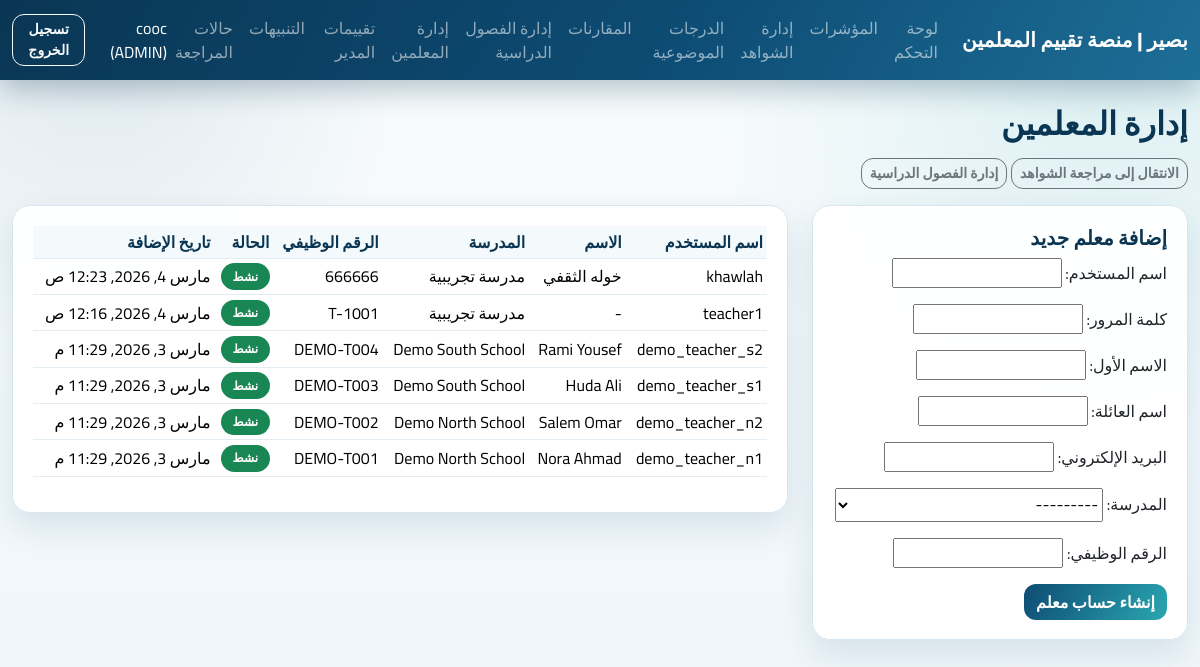
Screenshot of /teachers/manage/ (signed in) with the database file from the repository.
### apps/accounts/models.py (models this page shows)
class User(AbstractUser):
    class Role(models.TextChoices):
        TEACHER = "TEACHER", "Teacher"
        LEADER = "LEADER", "Leader"
        ADMIN = "ADMIN", "Admin"
    role = models.CharField(max_length=16, choices=Role.choices, default=Role.TEACHER)
    school = models.ForeignKey("schools.School", null=True, blank=True, on_delete=models.SET_NULL)
    class Meta:
        indexes = [models.Index(fields=["role", "school"])]

### apps/teachers/models.py (models this page shows, shortened)
class Teacher(models.Model):
    user = models.OneToOneField("accounts.User", on_delete=models.CASCADE, related_name="teacher_profile")
    school = models.ForeignKey("schools.School", on_delete=models.PROTECT, related_name="teachers")
    employee_id = models.CharField(max_length=50, unique=True)
    is_active = models.BooleanField(default=True)
    created_at = models.DateTimeField(auto_now_add=True)
    class Meta:
        indexes = [models.Index(fields=["school", "employee_id"])]

### apps/schools/models.py (models this page shows)
class School(models.Model):
    code = models.CharField(max_length=20, unique=True)
    name = models.CharField(max_length=255)
    is_active = models.BooleanField(default=True)
    created_at = models.DateTimeField(auto_now_add=True)
    class Meta:
        indexes = [models.Index(fields=["code"])]
    def __str__(self) -> str:
        return f"{self.code} - {self.name}"

### apps/ui/views.py (the view)
# urls.py: path("teachers/manage/", views.teachers_manage_page, name="teachers-manage"),
@login_required
def teachers_manage_page(request: HttpRequest) -> HttpResponse:
    if not _require_roles(request.user, [User.Role.LEADER, User.Role.ADMIN]):
        messages.error(request, "إدارة المعلمين متاحة فقط للقادة أو المديرين.")
        return redirect("ui:dashboard")
    teachers = _by_role_teacher_scope(request.user).order_by("-created_at")
    if request.method == "POST":
        form = TeacherCreateForm(request.POST, user=request.user)
        if form.is_valid():
            data = form.cleaned_data
            with transaction.atomic():
                user = User.objects.create_user(
                    username=data["username"],
                    password=data["password"],
                    role=User.Role.TEACHER,
                    school=data["school"],
                    first_name=data["first_name"],
                    last_name=data["last_name"],
                    email=data["email"],
                    is_staff=False,
                    is_superuser=False,
                )
                teacher = Teacher.objects.create(
                    user=user,
                    school=data["school"],
                    employee_id=data["employee_id"],
                    is_active=True,
                )
                log_audit(
                    actor=request.user,
                    action="teacher.created",
                    entity_type="Teacher",
                    entity_id=str(teacher.id),
                    after={
                        "teacher_user_id": teacher.user_id,
                        "school_id": teacher.school_id,
                        "employee_id": teacher.employee_id,
                    },
                )
            messages.success(request, "تم إنشاء حساب المعلم بنجاح.")
            return redirect("ui:teachers-manage")
    else:
        form = TeacherCreateForm(user=request.user)
    return render(request, "ui/teachers_manage.html", {"form": form, "teachers": teachers})

### apps/ui/forms.py (shortened to what this page needs)
class TeacherCreateForm(forms.Form):
    username = forms.CharField(max_length=150, label="اسم المستخدم")
    password = forms.CharField(widget=forms.PasswordInput, label="كلمة المرور")
    first_name = forms.CharField(max_length=150, required=False, label="الاسم الأول")
    last_name = forms.CharField(max_length=150, required=False, label="اسم العائلة")
    email = forms.EmailField(required=False, label="البريد الإلكتروني")
    school = forms.ModelChoiceField(queryset=School.objects.none(), label="المدرسة")
    employee_id = forms.CharField(max_length=50, label="الرقم الوظيفي")
    def __init__(self, *args, **kwargs):
        self.user = kwargs.pop("user")
        super().__init__(*args, **kwargs)
        if self.user.role == self.user.Role.ADMIN:
            self.fields["school"].queryset = School.objects.filter(is_active=True).order_by("name")
        else:
            self.fields["school"].queryset = School.objects.filter(id=self.user.school_id, is_active=True)

### apps/ui/views.py (called while the page is built)
def _by_role_teacher_scope(user: User):
    qs = Teacher.objects.select_related("user", "school")
    if user.role == User.Role.ADMIN:
        return qs
    if user.role == User.Role.LEADER:
        return qs.filter(school=user.school)
    return qs.filter(user=user)

def _require_roles(user: User, allowed: list[str]) -> bool:
    return user.is_authenticated and user.role in allowed

### apps/ui/templates/ui/teachers_manage.html (shortened to what this page needs)
{% extends "ui/base.html" %}
{% block content %}
<h2 class="mb-3">إدارة المعلمين</h2>
<div class="mb-3">
  <a class="btn btn-outline-secondary btn-sm" href="{% url 'ui:evidences-admin' %}">الانتقال إلى مراجعة الشواهد</a>
  <a class="btn btn-outline-secondary btn-sm" href="{% url 'ui:semesters-manage' %}">إدارة الفصول الدراسية</a>
</div>
<div class="row g-4">
  <div class="col-lg-4">
    <div class="card">
      <div class="card-body">
        <h5>إضافة معلم جديد</h5>
        <form method="post">
          {{ form.as_p }}
          <button class="btn btn-primary" type="submit">إنشاء حساب معلم</button>
        </form>
      </div>
    </div>
  </div>
  <div class="col-lg-8">
    <div class="card">
      <div class="card-body">
        <div class="table-responsive">
          <table class="table table-sm align-middle">
            <thead>
              <tr>
                <th>اسم المستخدم</th>
                <th>الاسم</th>
                <th>المدرسة</th>
                <th>الرقم الوظيفي</th>
                <th>الحالة</th>
                <th>تاريخ الإضافة</th>
              </tr>
            </thead>
            <tbody>
              {% for teacher in teachers %}
                <tr>
                  <td>{{ teacher.user.username }}</td>
                  <td>{{ teacher.user.get_full_name|default:"-" }}</td>
                  <td>{{ teacher.school.name }}</td>
                  <td>{{ teacher.employee_id }}</td>
                  <td>
                    {% if teacher.is_active %}
                      <span class="badge text-bg-success">نشط</span>
                    {% else %}
                      <span class="badge text-bg-secondary">غير نشط</span>
                    {% endif %}
                  </td>
                  <td>{{ teacher.created_at }}</td>
                </tr>
              {% empty %}
                <tr><td colspan="6" class="text-muted">لا يوجد معلمون في النطاق الحالي.</td></tr>
              {% endfor %}
            </tbody>
          </table>
        </div>
      </div>
    </div>
  </div>
</div>
{% endblock %}

### apps/ui/templates/ui/base.html (shortened to what this page needs)
<!doctype html>
<html lang="ar" dir="rtl">
<head>
  <link href="https://cdn.jsdelivr.net/npm/bootstrap@5.3.3/dist/css/bootstrap.rtl.min.css" rel="stylesheet">
</head>
<body>
  <nav class="navbar navbar-expand-lg navbar-dark">
    <div class="container-fluid">
      <a class="navbar-brand" href="{% url 'ui:dashboard' %}">بصير | منصة تقييم المعلمين</a>
      <div class="collapse navbar-collapse show">
        <ul class="navbar-nav me-auto mb-2 mb-lg-0">
          <li class="nav-item"><a class="nav-link" href="{% url 'ui:dashboard' %}">لوحة التحكم</a></li>
          <li class="nav-item"><a class="nav-link" href="{% url 'ui:metrics' %}">المؤشرات</a></li>
          {% if request.user.role == 'LEADER' or request.user.role == 'ADMIN' %}
            <li class="nav-item"><a class="nav-link" href="{% url 'ui:evidences-admin' %}">إدارة الشواهد</a></li>
          {% endif %}
          <li class="nav-item"><a class="nav-link" href="{% url 'ui:objective-scores' %}">الدرجات الموضوعية</a></li>
          <li class="nav-item"><a class="nav-link" href="{% url 'ui:comparisons' %}">المقارنات</a></li>
          {% if request.user.role == 'LEADER' or request.user.role == 'ADMIN' %}
            <li class="nav-item"><a class="nav-link" href="{% url 'ui:semesters-manage' %}">إدارة الفصول الدراسية</a></li>
            <li class="nav-item"><a class="nav-link" href="{% url 'ui:teachers-manage' %}">إدارة المعلمين</a></li>
            <li class="nav-item"><a class="nav-link" href="{% url 'ui:evaluations' %}">تقييمات المدير</a></li>
            <li class="nav-item"><a class="nav-link" href="{% url 'ui:flags' %}">التنبيهات</a></li>
            <li class="nav-item"><a class="nav-link" href="{% url 'ui:cases' %}">حالات المراجعة</a></li>
          {% endif %}
        </ul>
        <span class="navbar-text text-white me-3">
          {{ request.user.username }} ({{ request.user.role }})
        </span>
        <form action="{% url 'ui:logout' %}" method="post">
          <button class="btn btn-outline-light btn-sm" type="submit">تسجيل الخروج</button>
        </form>
      </div>
    </div>
  </nav>
  <main class="container my-4">
    {% block content %}{% endblock %}
  </main>
</body>
</html>

### apps/ui/templates/ui/base.html (style rules this page uses)
:root { --brand-navy: #0d4b73; --brand-navy-deep: #0a3654; --brand-teal: #2aa7b0; --brand-teal-soft: #66cbd0; --ink: #163d56; --ink-soft: #5f7a8d; --surface: #ffffff; --surface-soft: #f4f9fb; --line: #d7e6ee; --shadow: 0 14px 32px rgba(13, 75, 115, 0.12); }
body { font-family: "Cairo", sans-serif; color: var(--ink); background: radial-gradient(circle at 92% 8%, rgba(42, 167, 176, 0.13), transparent 30%), radial-gradient(circle at 8% 4%, rgba(13, 75, 115, 0.1), transparent 24%), linear-gradient(180deg, #f9fcfd 0%, #eef5f9 100%); min-height: 100vh; }
h1, h2, h3, h4, h5, h6 { font-weight: 700; color: var(--brand-navy-deep); }
.navbar { background: linear-gradient(120deg, var(--brand-navy-deep), var(--brand-navy) 55%, #1d6e97); box-shadow: 0 10px 28px rgba(10, 54, 84, 0.28); }
.navbar-brand { font-weight: 800; letter-spacing: 0.2px; }
.navbar-nav .nav-link { border-radius: 10px; padding-inline: 10px; transition: background-color 0.2s ease, color 0.2s ease; }
main.container { max-width: 1280px; }
.card { border: 1px solid var(--line); border-radius: 18px; box-shadow: var(--shadow); background: rgba(255, 255, 255, 0.94); backdrop-filter: blur(2px); }
.card .card-body { padding: 1.2rem 1.25rem; }
.table { --bs-table-bg: transparent; --bs-table-border-color: #e2edf3; color: var(--ink); }
.table thead th { background: var(--surface-soft); color: var(--brand-navy-deep); border-bottom-width: 1px; font-weight: 700; }
.btn { border-radius: 12px; font-weight: 700; box-shadow: none; }
.btn-primary { border: none; background: linear-gradient(120deg, var(--brand-navy), var(--brand-teal)); }
.badge { border-radius: 999px; padding: 0.46rem 0.72rem; font-weight: 700; }

### rows the page displays
User: user.username "cooc", user.role "ADMIN"
Teacher: user.username "khawlah", user.get_full_name "خوله الثقفي", school.name "مدرسة تجريبية", employee_id "666666", is_active "نشط", created_at "مارس 4, 2026, 12:23 ص"
Teacher: user.username "teacher1", user.get_full_name "-", school.name "مدرسة تجريبية", employee_id "T-1001", is_active "نشط", created_at "مارس 4, 2026, 12:16 ص"
Teacher: user.username "demo_teacher_s2", user.get_full_name "Rami Yousef", school.name "Demo South School", employee_id "DEMO-T004", is_active "نشط", created_at "مارس 3, 2026, 11:29 م"
Teacher: user.username "demo_teacher_s1", user.get_full_name "Huda Ali", school.name "Demo South School", employee_id "DEMO-T003", is_active "نشط", created_at "مارس 3, 2026, 11:29 م"
Teacher: user.username "demo_teacher_n2", user.get_full_name "Salem Omar", school.name "Demo North School", employee_id "DEMO-T002", is_active "نشط", created_at "مارس 3, 2026, 11:29 م"
Teacher: user.username "demo_teacher_n1", user.get_full_name "Nora Ahmad", school.name "Demo North School", employee_id "DEMO-T001", is_active "نشط", created_at "مارس 3, 2026, 11:29 م"
